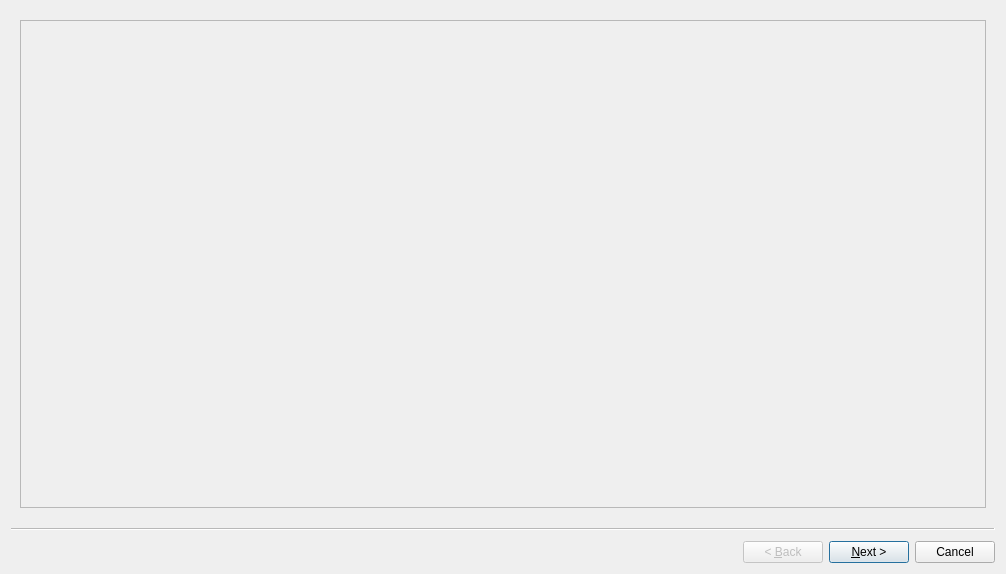
<?xml version="1.0" encoding="UTF-8"?>
<ui version="4.0">
 <class>frmInitGame</class>
 <widget class="QWizard" name="frmInitGame">
  <property name="geometry">
   <rect>
    <x>0</x>
    <y>0</y>
    <width>1006</width>
    <height>574</height>
   </rect>
  </property>
  <property name="windowTitle">
   <string>Configuracion inicial de la partida</string>
  </property>
  <property name="windowIcon">
   <iconset resource="../images/glparchis.qrc">
    <normaloff>:/glparchis/ficharoja.png</normaloff>:/glparchis/ficharoja.png</iconset>
  </property>
  <property name="sizeGripEnabled">
   <bool>false</bool>
  </property>
  <property name="modal">
   <bool>true</bool>
  </property>
  <property name="wizardStyle">
   <enum>QWizard::ClassicStyle</enum>
  </property>
  <widget class="QWizardPage" name="wizardPage1">
   <layout class="QHBoxLayout" name="horizontalLayout_2">
    <item>
     <widget class="QScrollArea" name="scrollArea">
      <property name="widgetResizable">
       <bool>true</bool>
      </property>
      <widget class="QWidget" name="scrollAreaWidgetContents">
       <property name="geometry">
        <rect>
         <x>0</x>
         <y>0</y>
         <width>984</width>
         <height>506</height>
        </rect>
       </property>
       <layout class="QVBoxLayout" name="verticalLayout_7">
        <item>
         <layout class="QVBoxLayout" name="scrollPlayer"/>
        </item>
       </layout>
      </widget>
     </widget>
    </item>
   </layout>
  </widget>
  <widget class="QWizardPage" name="wizardPage2">
   <layout class="QHBoxLayout" name="horizontalLayout">
    <item>
     <layout class="QVBoxLayout" name="verticalLayout_2">
      <item>
       <widget class="QScrollArea" name="scrollArea_2">
        <property name="widgetResizable">
         <bool>true</bool>
        </property>
        <widget class="QWidget" name="scrollAreaWidgetContents_2">
         <property name="geometry">
          <rect>
           <x>0</x>
           <y>0</y>
           <width>69</width>
           <height>16</height>
          </rect>
         </property>
         <layout class="QHBoxLayout" name="horizontalLayout_3">
          <item>
           <layout class="QVBoxLayout" name="scrollPlayerDado">
            <item>
             <spacer name="verticalSpacer">
              <property name="orientation">
               <enum>Qt::Vertical</enum>
              </property>
              <property name="sizeHint" stdset="0">
               <size>
                <width>20</width>
                <height>40</height>
               </size>
              </property>
             </spacer>
            </item>
            <item>
             <spacer name="verticalSpacer_2">
              <property name="orientation">
               <enum>Qt::Vertical</enum>
              </property>
              <property name="sizeHint" stdset="0">
               <size>
                <width>20</width>
                <height>40</height>
               </size>
              </property>
             </spacer>
            </item>
           </layout>
          </item>
         </layout>
        </widget>
       </widget>
      </item>
      <item>
       <widget class="QLabel" name="lblPlayerStarts">
        <property name="text">
         <string/>
        </property>
        <property name="alignment">
         <set>Qt::AlignCenter</set>
        </property>
       </widget>
      </item>
     </layout>
    </item>
   </layout>
  </widget>
 </widget>
 <resources>
  <include location="../images/glparchis.qrc"/>
  <include location="../images/glparchis.qrc"/>
 </resources>
 <connections/>
</ui>
